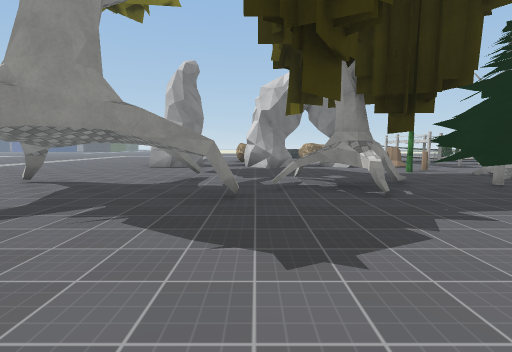
[1] (above)

24 first-person views from a walk through a 3-D level made in the Unity game engine. The camera is 1.5 m above the floor, tilts 6° down and sees 85° across. The floor is counted in squares, 2 m on a side. Each view is taken from the middle of a square. On the plan, view 1 faces up. The plan holds only what a view shows up to about 10 squares ahead; the rest is blank. The place goes on beyond the plan. Some animated figures are not drawn. Some surface patterns are stand-ins.

[2]
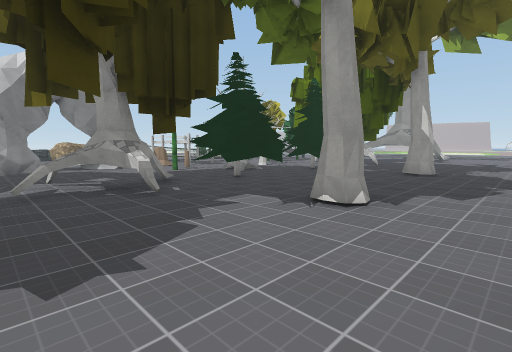

[3]
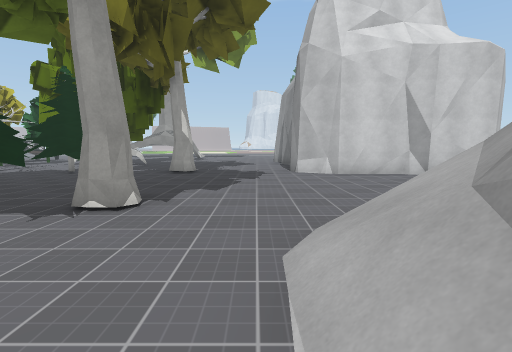

[4]
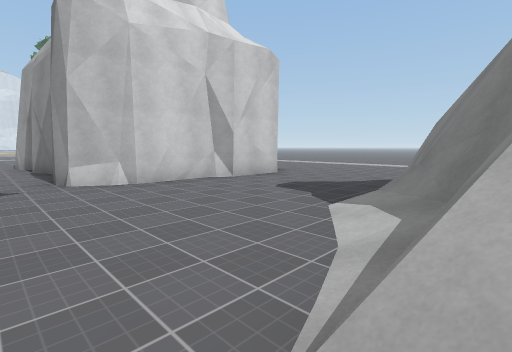

[5]
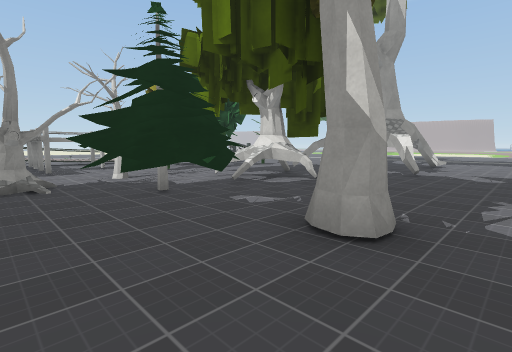

[6]
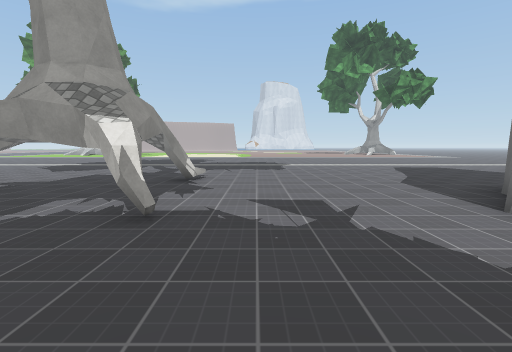

[7]
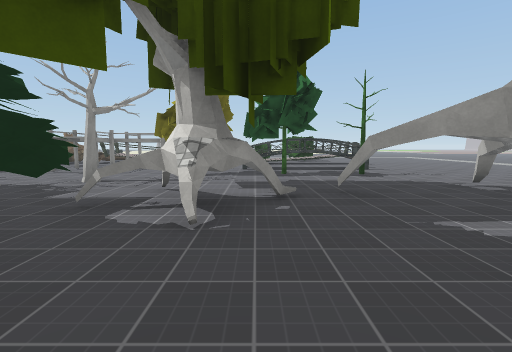

[8]
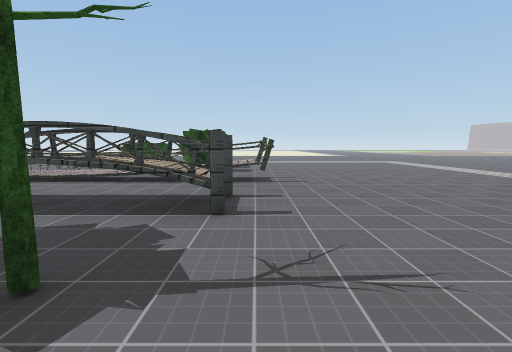

[9]
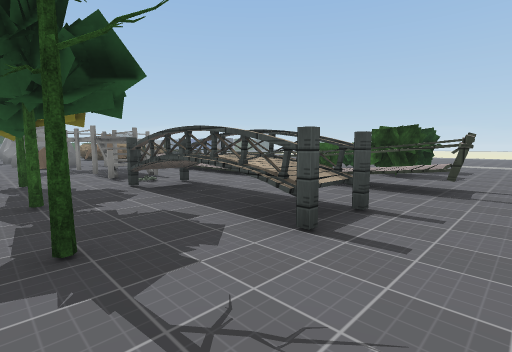

[10]
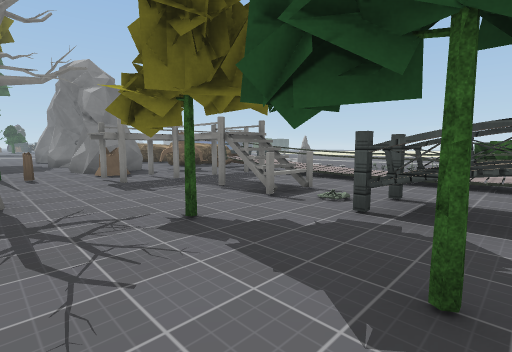

[11]
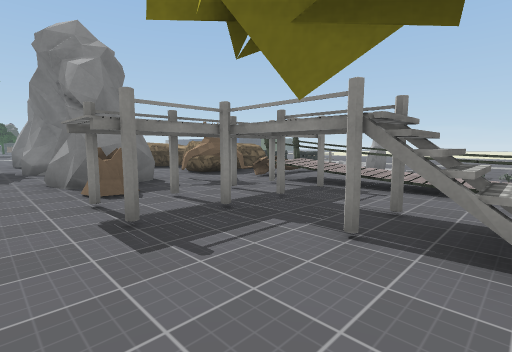

[12]
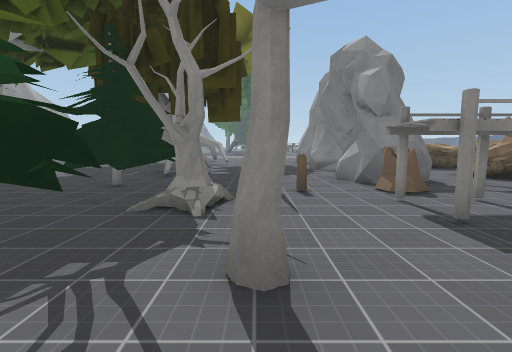

[13]
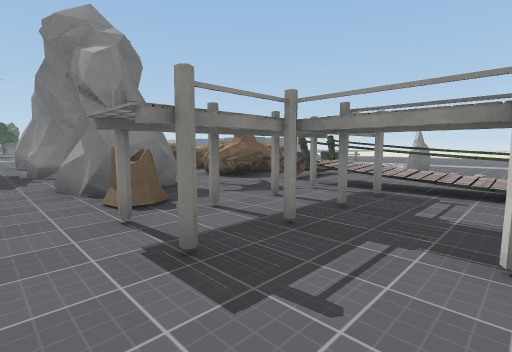

[14]
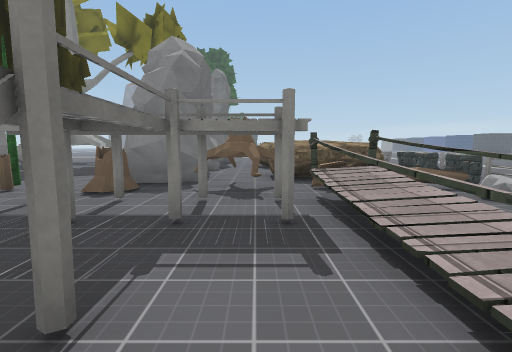

[15]
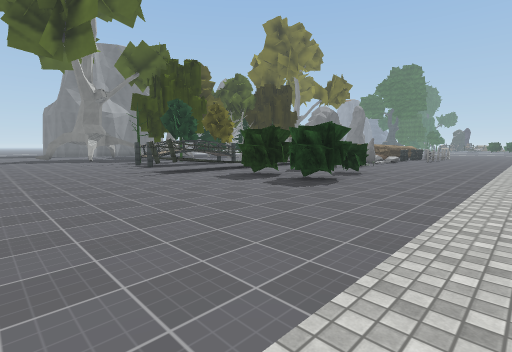

[16]
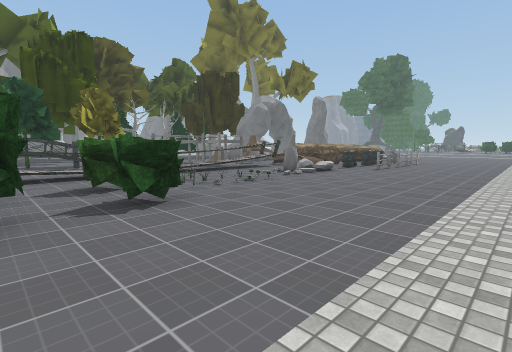

[17]
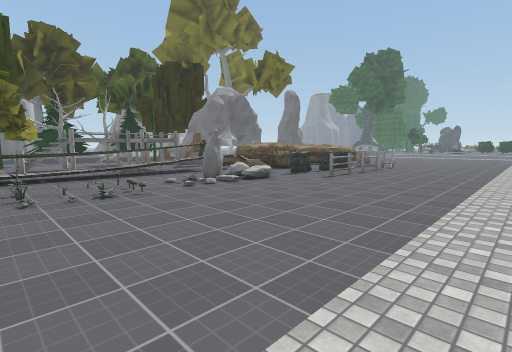

[18]
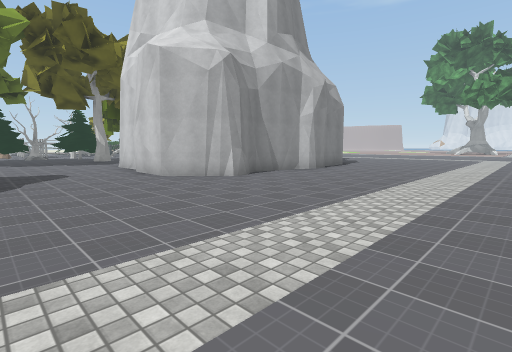

[19]
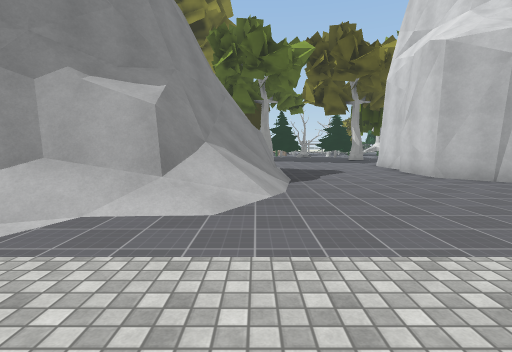

[20]
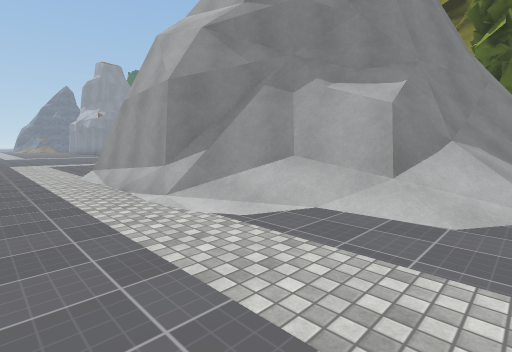

[21]
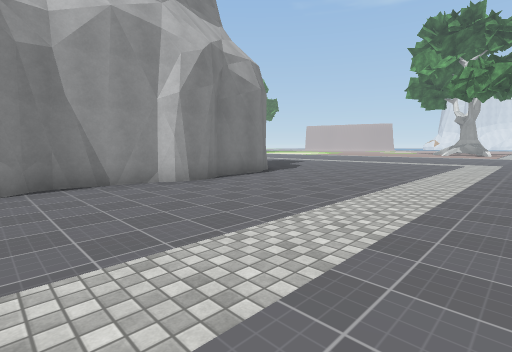

[22]
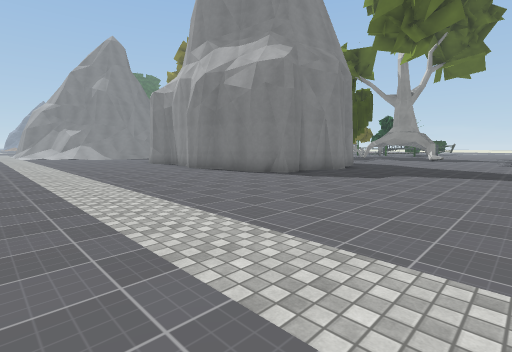

[23]
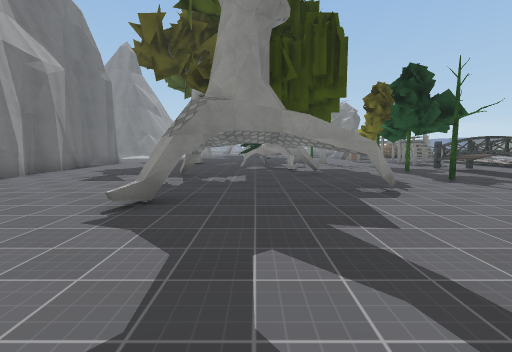

[24]
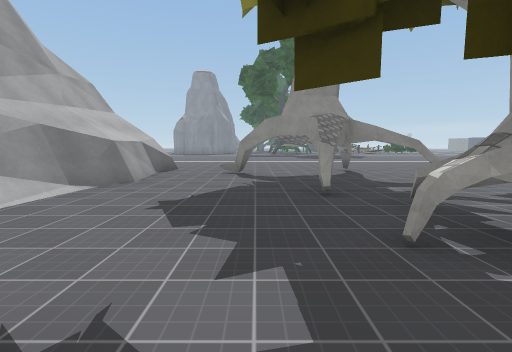

### Floor plan
Key: @ floor where view 1 was taken; # wall or solid block; x gap in a wall; . floor; / step, stairs or slope; = window, fence, low wall or low ledge; ^ raised ledge; T thing the floor can be seen under or through; O other object.
Columns run from 9 left of view 1 to 21 right of it. Each row starts with its distance up from view 1.
 22           ....................
 21         ......................
 20         ......................
 19          ..............OO.....
 18          O#OOO....OOOOOOO......
 17           ==##.OO.O.OOOOO......
 16         OO  O.OO..OO...O.......
 15          O   OOTTTTTT###TT.....
 14           .. OOTTTTTTTTTTT.....
 13          O...OOO#..............
 12          ....#O##.#^x^#^^......
 11        O ##.##O##.#^.^#^^......
 10  ..... ..##.##O##..O...........
  9  .............O......O#.O......
  8   ............O..O.............
  7    ............OO..OO....#....
  6    ..T.T..OOOOOOOOO O#.#.#.....
  5    ..T T..OO.OOOOOOOO...#......
  4    ...x.#.....O..O......#x#...
  3    ..##................#.......
  2     .........O...#.............
  1     ...........................
  0     #####@/....................
 -1         ###/..........##.......
 -2           ##/....########......
 -3            #/....#        .....
 -4            ##....#       #.....
 -5            ##....#       #.....
 -6            ##....#      ##.....
 -7            ^=....########......
 -8            =/..................
 -9          ^##/..................
-10         ##//...................
-11 .....####/.....................
-12 ...............................
-13   .............................

Where each view was taken, in squares from view 1:
view 1: 0 up, 0 right, facing up
view 2: 0 up, 0 right, facing up-right
view 3: 0 up, 0 right, facing right
view 4: 0 up, 2 right, facing down-right
view 5: 1 up, 6 right, facing up-right
view 6: 2 up, 11 right, facing right
view 7: 2 up, 12 right, facing up
view 8: 8 up, 16 right, facing up
view 9: 9 up, 17 right, facing up-left
view 10: 8 up, 13 right, facing up-left
view 11: 9 up, 10 right, facing up-left
view 12: 8 up, 10 right, facing left
view 13: 9 up, 9 right, facing up-left
view 14: 13 up, 10 right, facing left
view 15: 22 up, 20 right, facing down-left
view 16: 22 up, 14 right, facing down-left
view 17: 22 up, 11 right, facing down-left
view 18: 13 down, 4 right, facing up-right
view 19: 13 down, 3 right, facing up
view 20: 13 down, 3 right, facing up-left
view 21: 13 down, 9 right, facing up-right
view 22: 13 down, 21 right, facing up-left
view 23: 5 up, 21 right, facing left
view 24: 3 up, 4 right, facing left
